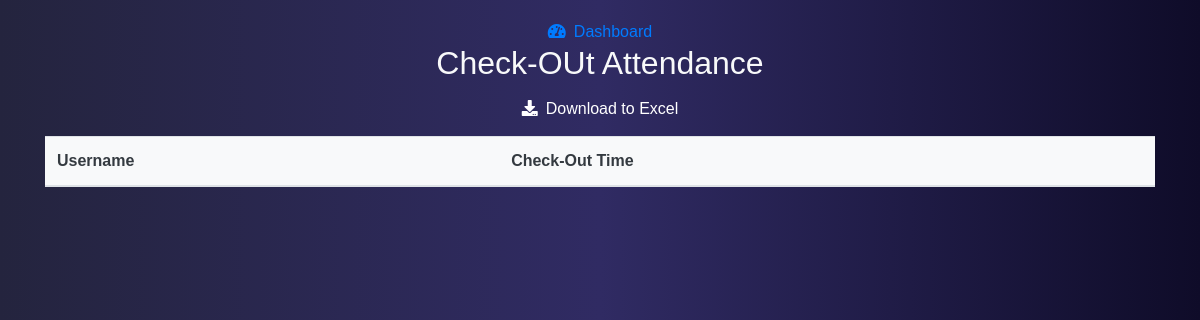
Before: /tataUsaha/absen-out.php (signed in) with the older database file.
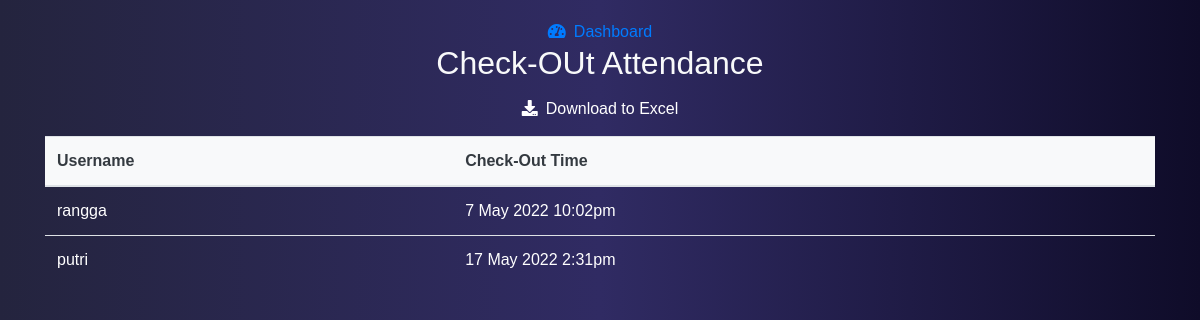
After: the same page with the newer database file.
### tables this page shows
CREATE TABLE `history_out` (
  `id_out` int(11) NOT NULL,
  `date_out` datetime NOT NULL,
  `username` varchar(50) NOT NULL,
  `level_user` enum('mahasiswa','dosen','tata_usaha','') NOT NULL
);

### tataUsaha/absen-out.php (the view, shortened to what this page needs)
<?php
    include '../config/config.php';
    $level_mhs = $_SESSION['level'] == 'mahasiswa';
    if(!$level_mhs){
        $query = mysqli_query($conn, "SELECT * FROM history_out WHERE level_user='mahasiswa'");
    }
?>
<!DOCTYPE html>
<html lang="en">
<head>
  <link rel="stylesheet" href="../bootstrap/css/bootstrap.min.css">
    <link rel="stylesheet" href="../css/masuk.css">
    <link rel="stylesheet" href="../css/absen-dosen.css">
    <link rel="stylesheet" href="../font-awesome/fa/css/all.css">
    <link rel="stylesheet" href="../datatable/data/css/dataTables.bootstrap4.min.css">
</head>
<body class="bg-dark text-light">
    <div class="container">
        <nav>
            <a href="dashboard.php"><i class="fas fa-tachometer-alt mr-2"></i>Dashboard</a>
        </nav>
        <div class="title">
            <h2>Check-OUt Attendance</h2>
        </div>
        <div class="table-responsive" style="width: 100%;">
        <a href="export_data_out.php" target="_blank"><button class="btn text-white mb-2 download"><i class="fas fa-download mr-2"></i>Download to Excel</button></a>
            <table class="table" id="data" style="text-align: left;">
                <thead>
                    <tr class="bg-light text-dark">
                        <th>Username</th>
                        <th>Check-Out Time</th>
                    </tr>
                </thead>
                <tbody>
                    <?php foreach ($query as $data): ?>
                    <tr class="text-white">
                        <td><?= $data['username']; ?></td>
                        <td>
                            <?php
                                $date = date_create($data['date_out']);
                        ?>
                            <?= date_format($date, 'j F Y g:ia'); ?>
                        </td>
                    </tr>
                    <?php endforeach; ?>
                </tbody>
            </table>
        </div>
    </div>
</body>
</html>

### css/masuk.css (style rules this page uses)
body { margin: 0; padding: 0; font-family: Arial, Helvetica, sans-serif; text-align: center; height: 100vh; background: #0f0c29; background: -webkit-linear-gradient(to right, #24243e, #302b63, #0f0c29); background: linear-gradient(to right, #24243e, #302b63, #0f0c29); }

### css/absen-dosen.css (style rules this page uses)
body { padding: 20px; }

Changed rows visible on the page:
added history_out: username "rangga", date_out "7 May 2022 10:02pm"
added history_out: username "putri", date_out "17 May 2022 2:31pm"
